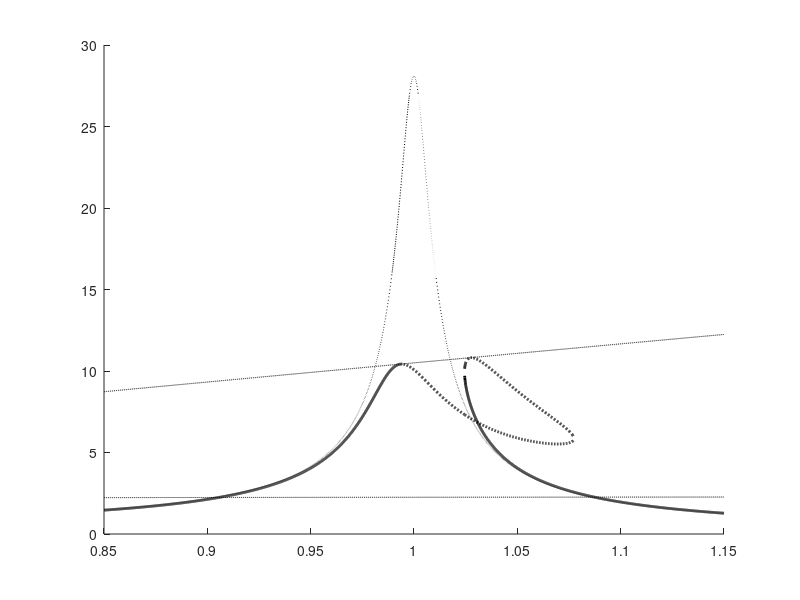

This figure's MATLAB source: (Note: this script raises an error after producing the figure.)
%% Plot dimensionless frequency response
% This code was used to generate the frequency responses in https://doi.org/10.1016/j.ymssp.2024.111615
% From Github repo: https://github.com/kevindekemele/PZT_cubic_shunt_NES 
% Author: Kevin Dekemele
%% Define system
clear all
%close all
w_i = 1;

zeta_e = 0.20;
r_i = 0.20;
k_i = 0.20;
zeta_i = 0.0073;
Fex1 =0.41;
%% FR computation
Om = linspace(0.85,1.15,5000);

for i=1:length(Om)
    
    %Eq.19
    a = ( (1-k_i^2-Om(i)^2)*3/4)^2+(2*zeta_i*Om(i)*3/4)^2;
    b = (1-k_i^2-Om(i)^2)*3/2*((1-k_i^2-Om(i)^2)*(r_i^2-Om(i)^2)-4*zeta_i*zeta_e*Om(i)^2*r_i-k_i^2*Om(i)^2) + zeta_i*Om(i)*3*( (1-Om(i)^2)*(Om(i)*2*zeta_e*r_i) + (2*zeta_i*Om(i))*(r_i^2-Om(i)^2) );
    c = ((1-k_i^2-Om(i)^2)*(r_i^2-Om(i)^2)-4*zeta_i*zeta_e*Om(i)^2*r_i-k_i^2*Om(i)^2)^2+ ( (1-Om(i)^2)*(Om(i)*2*zeta_e*r_i) + (2*zeta_i*Om(i))*(r_i^2-Om(i)^2) )^2;
    d = -Fex1(1)^2*( (2*Om(i)*zeta_e*r_i)^2+Om(i)^4)*(r_i*k_i)^2;
    [r] = roots([a,b,c,d]);
    
    % Open circuit FR
     zo_OC(i) = (-Om(i)^2 + 1i*Om(i)*2*zeta_i + (1))\Fex1;

    %Check if one or three solutions
    
    if(~isreal(r))
        r_real=r(imag(r)==0);
        %Eq. 17
        zo(i,1) = ((2*zeta_e*r_i*Om(i))^2+ ( (Om(i)^2-r_i^2)-3/4*r_real)^2)*r_real/(r_i^2*k_i^2*(Om(i)^4+(2*zeta_e*r_i*Om(i))^2));
        zo(i,2)=NaN;
        zo(i,3)=NaN;
        zna(i,1) = r_real;
        zna(i,2)=NaN;
        zna(i,3)=NaN;
        
        %Phase, computed from Eq. 20
        alphaminbeta(i,1) = acos(-((r_i^2-Om(i)^2)*sqrt(zna(i,1))-4*zeta_e^2*r_i^2*sqrt(zna(i,1))+3/4*sqrt(zna(i,1))^3)/(Om(i)^2*sqrt(zo(i,1))*k_i*r_i+4*zeta_e^2*r_i^3*k_i*sqrt(zo(i,1)))); 
        alpha1(i,1) =  -asin((2*zeta_i*sqrt(zo(i,1))*Om(i)+sin(-alphaminbeta(i,1))*k_i/r_i*sqrt(zna(i,1)))/Fex1);%-acos((1-k_i^2-Om(i)^2)*sqrt(zo(i,1))+cos(-alphaminbeta(i,1))*k_i/r_i*sqrt(zna(i,1))/Fex1);
        beta1(i,1) =   -(alphaminbeta(i,1)  - alpha1(i,1) );

        %Jacobian to compute stability Appendix A
        % The evolution of the eigenvalues could be saved for bifurcation
        % study
          M2= [-(1-k_i^2-Om(i)^2)-2*1i*zeta_i*Om(i), 0, -k_i/r_i, 0;
            0,  (1-k_i^2-Om(i)^2)-2*1i*zeta_i*Om(i),0,  k_i/r_i;
            2*zeta_e*1i*r_i^2*Om(i)*k_i-r_i*k_i*((1-k_i^2) + 2*1i*Om(i)*zeta_i), 0, -(r_i^2-Om(i)^2)-2*zeta_e*1i*r_i*Om(i)-6/4*zna(i,1)-r_i*k_i*k_i/r_i,  -3/4*zna(i,1)*exp(1i*beta1(i,1))^2;
            0,  -conj( 2*zeta_e*1i*r_i^2*Om(i)*k_i-r_i*k_i*((1-k_i^2) + 2*1i*Om(i)*zeta_i)),  -conj( -3/4*zna(i,1)*exp(1i*beta1(i,1))^2), -conj(-(r_i^2-Om(i)^2)-2*zeta_e*1i*r_i*Om(i)-6/4*zna(i,1)-r_i*k_i*k_i/r_i);]/(Om(i)*2*1i );
       EIGM2(i,:) =  sort(eig(M2));
       
       %determine which a and b are stable/unstable
            if(any(real(eig(M2))>0))
               B_unstable(i,1) =sqrt(zna(i,1)); 
               A_unstable(i,1) =sqrt(zo(i,1)); 
               B_stable(i,1) = NaN; 
               A_stable(i,1) = NaN;
            else
           B_stable(i,1) =sqrt(zna(i,1)); 
               A_stable(i,1) =sqrt(zo(i,1));  
               B_unstable(i,1) = NaN; 
               A_unstable(i,1) = NaN;
            end
                 B_stable(i,2) = NaN; 
               A_stable(i,2) = NaN;
                    B_stable(i,3) = NaN; 
               A_stable(i,3) = NaN;
            B_unstable(i,2) = NaN; 
               A_unstable(i,2) = NaN;
               B_unstable(i,3) = NaN; 
               A_unstable(i,3) = NaN;
    else
            %sorting needed to gain nice plots in the end, perhaps there is
            %a better way
            r=sort(r,'ascend') ;

         zo(i,1)=((2*zeta_e*r_i*Om(i))^2+ ( (Om(i)^2-r_i^2)-3/4*r(1))^2)*r(1)/(r_i^2*k_i^2*(Om(i)^4+(2*zeta_e*r_i*Om(i))^2));
        zo(i,2)=((2*zeta_e*r_i*Om(i))^2+ ( (Om(i)^2-r_i^2)-3/4*r(2))^2)*r(2)/(r_i^2*k_i^2*(Om(i)^4+(2*zeta_e*r_i*Om(i))^2));
        zo(i,3)=((2*zeta_e*r_i*Om(i))^2+ ( (Om(i)^2-r_i^2)-3/4*r(3))^2)*r(3)/(r_i^2*k_i^2*(Om(i)^4+(2*zeta_e*r_i*Om(i))^2));

        zna(i,1) = r(1);
        zna(i,2)= r(2);
        zna(i,3)=r(3);


                for j=1:3
                                     alphaminbeta(i,j) = acos(-((r_i^2-Om(i)^2)*sqrt(zna(i,j))-4*zeta_e^2*r_i^2*sqrt(zna(i,j))+3/4*sqrt(zna(i,j))^3)/(Om(i)^2*sqrt(zo(i,j))*k_i*r_i+4*zeta_e^2*r_i^3*k_i*sqrt(zo(i,j))));
          
        alpha1(i,j) =  -asin((2*zeta_i*sqrt(zo(i,j))*Om(i)+sin(-alphaminbeta(i,j))*k_i/r_i*sqrt(zna(i,j)))/Fex1);%-acos((1-k_i^2-Om(i)^2)*sqrt(zo(i,1))+cos(-alphaminbeta(i,1))*k_i/r_i*sqrt(zna(i,1))/Fex1);
        beta1(i,j) =   -(alphaminbeta(i,j) - alpha1(i,1) );

          M2= [-(1-k_i^2-Om(i)^2)-2*1i*zeta_i*Om(i), 0, -k_i/r_i, 0;
            0,  (1-k_i^2-Om(i)^2)-2*1i*zeta_i*Om(i),0,  k_i/r_i;
            2*zeta_e*1i*r_i^2*Om(i)*k_i-r_i*k_i*((1-k_i^2) + 2*1i*Om(i)*zeta_i), 0, -(r_i^2-Om(i)^2)-2*zeta_e*1i*r_i*Om(i)-6/4*zna(i,j)-r_i*k_i*k_i/r_i,  -3/4*zna(i,j)*exp(1i*beta1(i,j))^2;
            0,  -conj( 2*zeta_e*1i*r_i^2*Om(i)*k_i-r_i*k_i*((1-k_i^2) + 2*1i*Om(i)*zeta_i)),  -conj( -3/4*zna(i,j)*exp(1i*beta1(i,j))^2), -conj(-(r_i^2-Om(i)^2)-2*zeta_e*1i*r_i*Om(i)-6/4*zna(i,j)-r_i*k_i*k_i/r_i);]/(Om(i)*2*1i );
    
        eig(M2)
            if(any(real(eig(M2))>0))
               B_unstable(i,j) =sqrt(zna(i,j)); 
               A_unstable(i,j) =sqrt(zo(i,j)); 
               B_stable(i,j) = NaN; 
               A_stable(i,j) = NaN;
            else
           B_stable(i,j) =sqrt(zna(i,j)); 
               A_stable(i,j) =sqrt(zo(i,j));  
               B_unstable(i,j) = NaN; 
               A_unstable(i,j) = NaN;
            end
                end
        
    end
    
    % maximum (=saturation amplitude) and minmum
    a2 = 27;
    b2= (48*r_i^2-48*Om(i)^2);
    c2 = 64*Om(i)^2*r_i^2*zeta_e^2+16*r_i^4-32*Om(i)^2*r_i^2+16*Om(i)^4;
    [r] = roots([a2,b2,c2]);
 if(isreal(r))
         r_min=min(r);
         zna_min(i) = r_min;
          zo_max(i) = ((2*zeta_e*r_i*Om(i))^2+ ( (Om(i)^2-r_i^2)-3/4*r_min)^2)*r_min/(r_i^2*k_i^2*(Om(i)^4+(2*zeta_e*r_i*Om(i))^2));
         r_max=max(r);
          zna_max(i) = r_max;
          zo_min(i) = ((2*zeta_e*r_i*Om(i))^2+ ( (Om(i)^2-r_i^2)-3/4*r_max)^2)*r_max/(r_i^2*k_i^2*(Om(i)^4+(2*zeta_e*r_i*Om(i))^2));
 end
            
end
%% Plotting
figure(1)
hold on
hold on
plot(Om,A_stable,'k','LineWidth',2)
hold on
plot(Om,A_unstable,'k--','LineWidth',2)
plot(Om,sqrt(zo_max),'k--')
plot(Om,sqrt(zo_min),'k--')
plot(Om,abs(zo_OC),'k:')
 ax = gca;
ax.FontSize = 15; 
xlabel('$\Omega$','FontSize',16.5,'interpreter','latex') 
ylabel('$a$','FontSize',16.5,'interpreter','latex') 
xaxisproperties= get(gca, 'XAxis');
xaxisproperties.TickLabelInterpreter = 'latex'; % latex for x-axis
yaxisproperties= get(gca, 'YAxis');
yaxisproperties.TickLabelInterpreter = 'latex'; % latex for y-axis
figure(2)
hold on
plot(Om,B_stable,'k','LineWidth',2)
hold on
plot(Om,B_unstable,'k--','LineWidth',2)
plot(Om,sqrt(zna_max),'k--')
plot(Om,sqrt(zna_min),'k--')
 ax = gca;
ax.FontSize = 15; 
xlabel('$\Omega$','FontSize',16.5,'interpreter','latex') 
ylabel('$b$','FontSize',16.5,'interpreter','latex') 
xaxisproperties= get(gca, 'XAxis');
xaxisproperties.TickLabelInterpreter = 'latex'; % latex for x-axis
yaxisproperties= get(gca, 'YAxis');
yaxisproperties.TickLabelInterpreter = 'latex'; % latex for y-axis
%% Time simatulion
t = 0:0.1:1000;
Om = linspace(0.85,1.15,1000);

for i=1:length(Om)
    x0_real= 0;
    
    x0 = [0 0];
    x0_dot = [0 0];
    
    f1 = @(t,y)[y(3);y(4);...
        -(y(1) + 2*zeta_i*y(3) + k_i*r_i*y(2) - Fex1(1)*cos(Om(i)*t));...
        -( r_i^2*y(2) + 2*zeta_e*r_i*y(4) + k_i*r_i*y(1)+r_i*(k_i*y(1)+r_i*y(2))^3);
        ];
    
    Prec = 1e-8;
    % Actual numerical simulation
    
    options = odeset('RelTol',Prec,'AbsTol',[Prec Prec Prec Prec]);
    [T1,Y1] = ode45(f1,t,[x0 x0_dot],options);
    V = (k_i*Y1(:,1) + r_i*Y1(:,2))*r_i;
   
    A_main(i)=rms(Y1(round(3*length(Y1)/4):round(7*length(Y1)/8),1));
    
    %filter
    Y1filt = Y1;%lowpass(Y1, 1.2*Om(i)/(2*pi),10,'ImpulseResponse','iir','Steepness',0.9999999);
    
    A_main_filt(i)=rms(Y1filt(round(3*length(Y1)/4):round(7*length(Y1filt)/8),1));
    C_main(i)=rms(V(round(3*length(Y1)/4):end));
     
    
          envY  = envelope( Y1filt(:,1),50,'peaks'); %sqrt(Y1(:,1).^2+Y1(:,3).^2);

    TF = islocalmin(envY,'MinSeparation',100,'SamplePoints',T1);
    if(length(TF)>0 & sum(TF) > 0)
            envY_min = envY(TF);
     A_main_min(i)= min(envY_min(round(3*length(envY_min)/4):round(7*length(envY_min)/8)));
     if(A_main_min(i)/ A_main(i) > 0.9)
         A_main_min(i)=NaN;
     end
                   % A_main_min(i)=min(envY(round(3*length(Y1)/4):end));
                A_main_max(i)=max(envY(round(3*length(Y1)/4):round(7*length(Y1)/8)));
                
                 if(A_main_max(i)/( A_main_filt(i) *sqrt(2)) < 1.1)
         A_main_max(i)=NaN;
                 end
     
    else
     A_main_min(i)= NaN;
                   % A_main_min(i)=min(envY(round(3*length(Y1)/4):end));
                A_main_max(i)= NaN;
    end
    
     i
end

figure(1)

plot(Om,A_main_filt*sqrt(2),'-o','LineStyle', 'none');
 hold on
plot(Om,A_main_min,'-o','LineStyle', 'none' )
 hold on
plot(Om,A_main_max,'-o','LineStyle', 'none' )

   ax = gca; 

ax.FontSize = 15; 
ylabel('a','FontSize',16.5,'interpreter','latex') 
xlabel('$f[Hz]$','FontSize',16.5,'interpreter','latex') 
xaxisproperties= get(gca, 'XAxis');
xaxisproperties.TickLabelInterpreter = 'latex'; % latex for x-axis
yaxisproperties= get(gca, 'YAxis');
yaxisproperties.TickLabelInterpreter = 'latex'; % latex for y-axis

